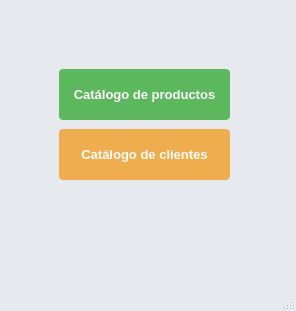
<?xml version="1.0" encoding="UTF-8"?>
<ui version="4.0">
 <class>MainWindow</class>
 <widget class="QMainWindow" name="MainWindow">
  <property name="geometry">
   <rect>
    <x>0</x>
    <y>0</y>
    <width>296</width>
    <height>311</height>
   </rect>
  </property>
  <property name="windowTitle">
   <string>MainWindow</string>
  </property>
  <property name="styleSheet">
   <string notr="true">QMainWindow {
    background-color: #E6E9ED; /* Gris claro, limpio y profesional */
}

QLabel {
    color: #2C3E50;
    font-size: 13px;
    font-family: 'Arial';
}

QLineEdit {
    background-color: #FFFFFF;
    color: #000000;
    border: 1px solid #BDC3C7;
    border-radius: 4px;
    padding: 5px;
    font-size: 12px;
}

QPushButton {
    background-color: #0078D7; /* Azul estilo Windows/Asterisk */
    color: white;
    border: none;
    border-radius: 4px;
    padding: 6px 12px;
    font-size: 13px;
    font-weight: bold;
}

QPushButton:hover {
    background-color: #005A9E;
}

QPushButton:pressed {
    background-color: #003F6B;
}

QGroupBox {
    border: 1px solid #CCCCCC;
    border-radius: 5px;
    margin-top: 10px;
}

QGroupBox::title {
    subcontrol-origin: margin;
    subcontrol-position: top left;
    padding: 0 3px;
    color: #2C3E50;
    font-weight: bold;
}
</string>
  </property>
  <widget class="QWidget" name="centralwidget">
   <layout class="QVBoxLayout" name="verticalLayout">
    <item>
     <widget class="QStackedWidget" name="stackedWidget">
      <property name="styleSheet">
       <string notr="true">QMainWindow {
    background-color: #E6E9ED; /* Fondo gris claro */
}

/* Etiquetas */
QLabel {
    color: #2C3E50;
    font-size: 13px;
    font-family: 'Arial';
}

/* Campos de texto */
QLineEdit {
    background-color: #FFFFFF;
    color: #000000;
    border: 1px solid #BDC3C7;
    border-radius: 4px;
    padding: 5px;
    font-size: 12px;
}

/* Botón de iniciar sesión (azul) */
#login_btn {
    background-color: #0078D7;
    color: white;
    border: none;
    border-radius: 4px;
    padding: 6px 12px;
    font-size: 13px;
    font-weight: bold;
}
#login_btn:hover {
    background-color: #005A9E;
}
#login_btn:pressed {
    background-color: #003F6B;
}

/* Botón catálogo de productos (verde) */
#catalog_product_btn {
    background-color: #5CB85C;
    color: white;
    border: none;
    border-radius: 4px;
    padding: 6px 12px;
    font-size: 13px;
    font-weight: bold;
}
#catalog_product_btn:hover {
    background-color: #4CAE4C;
}
#catalog_product_btn:pressed {
    background-color: #449D44;
}

/* Botón catálogo de clientes (naranja) */
#catalog_client_btn {
    background-color: #F0AD4E;
    color: white;
    border: none;
    border-radius: 4px;
    padding: 6px 12px;
    font-size: 13px;
    font-weight: bold;
}
#catalog_client_btn:hover {
    background-color: #EC971F;
}
#catalog_client_btn:pressed {
    background-color: #D58512;
}
</string>
      </property>
      <property name="currentIndex">
       <number>1</number>
      </property>
      <widget class="QWidget" name="page">
       <widget class="QWidget" name="layoutWidget">
        <property name="geometry">
         <rect>
          <x>-10</x>
          <y>-8</y>
          <width>280</width>
          <height>284</height>
         </rect>
        </property>
        <layout class="QGridLayout" name="gridLayout_4">
         <item row="0" column="0" colspan="3">
          <spacer name="horizontalSpacer">
           <property name="orientation">
            <enum>Qt::Horizontal</enum>
           </property>
           <property name="sizeHint" stdset="0">
            <size>
             <width>278</width>
             <height>58</height>
            </size>
           </property>
          </spacer>
         </item>
         <item row="1" column="0">
          <spacer name="verticalSpacer">
           <property name="orientation">
            <enum>Qt::Vertical</enum>
           </property>
           <property name="sizeHint" stdset="0">
            <size>
             <width>58</width>
             <height>168</height>
            </size>
           </property>
          </spacer>
         </item>
         <item row="1" column="1">
          <layout class="QGridLayout" name="gridLayout_3">
           <item row="0" column="0">
            <layout class="QGridLayout" name="gridLayout_2">
             <item row="0" column="0">
              <widget class="QLineEdit" name="user_edit">
               <property name="placeholderText">
                <string>Usuario</string>
               </property>
              </widget>
             </item>
             <item row="1" column="0">
              <widget class="QLineEdit" name="pass_edit">
               <property name="echoMode">
                <enum>QLineEdit::Password</enum>
               </property>
               <property name="placeholderText">
                <string>Contraseña</string>
               </property>
              </widget>
             </item>
            </layout>
           </item>
           <item row="1" column="0">
            <widget class="QPushButton" name="login_btn">
             <property name="text">
              <string>Iniciar sesión </string>
             </property>
            </widget>
           </item>
           <item row="2" column="0">
            <widget class="QPushButton" name="cancel_btn">
             <property name="text">
              <string>Cancelar</string>
             </property>
            </widget>
           </item>
          </layout>
         </item>
         <item row="1" column="2">
          <spacer name="verticalSpacer_2">
           <property name="orientation">
            <enum>Qt::Vertical</enum>
           </property>
           <property name="sizeHint" stdset="0">
            <size>
             <width>48</width>
             <height>168</height>
            </size>
           </property>
          </spacer>
         </item>
         <item row="2" column="0" colspan="3">
          <spacer name="horizontalSpacer_2">
           <property name="orientation">
            <enum>Qt::Horizontal</enum>
           </property>
           <property name="sizeHint" stdset="0">
            <size>
             <width>278</width>
             <height>48</height>
            </size>
           </property>
          </spacer>
         </item>
        </layout>
       </widget>
      </widget>
      <widget class="QWidget" name="page_2">
       <widget class="QPushButton" name="catalog_product_btn">
        <property name="geometry">
         <rect>
          <x>50</x>
          <y>60</y>
          <width>171</width>
          <height>51</height>
         </rect>
        </property>
        <property name="text">
         <string>Catálogo de productos</string>
        </property>
       </widget>
       <widget class="QPushButton" name="catalog_client_btn">
        <property name="geometry">
         <rect>
          <x>50</x>
          <y>120</y>
          <width>171</width>
          <height>51</height>
         </rect>
        </property>
        <property name="text">
         <string>Catálogo de clientes</string>
        </property>
       </widget>
      </widget>
     </widget>
    </item>
   </layout>
  </widget>
  <widget class="QMenuBar" name="menubar">
   <property name="geometry">
    <rect>
     <x>0</x>
     <y>0</y>
     <width>296</width>
     <height>18</height>
    </rect>
   </property>
  </widget>
  <widget class="QStatusBar" name="statusbar"/>
 </widget>
 <resources/>
 <connections/>
</ui>
